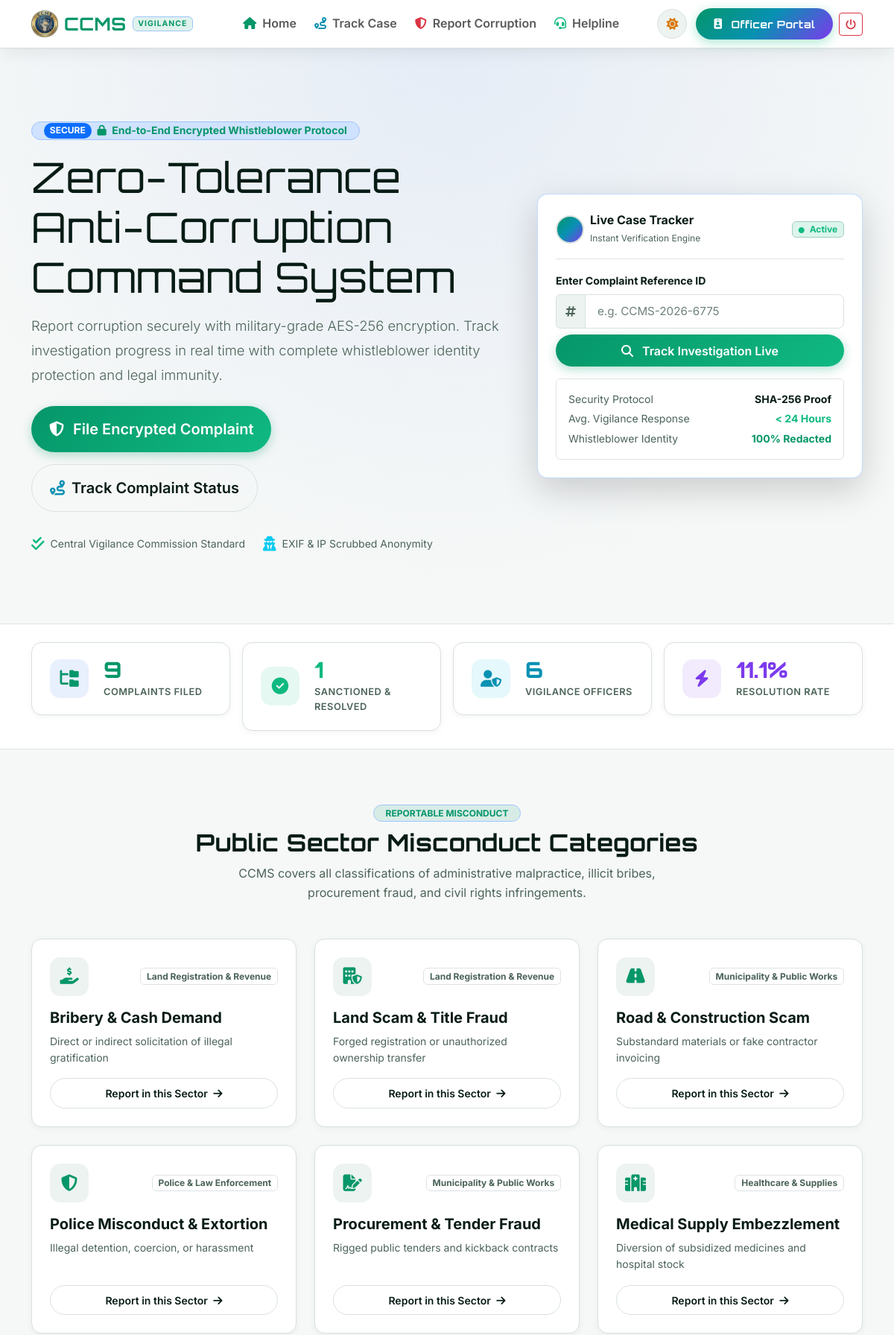
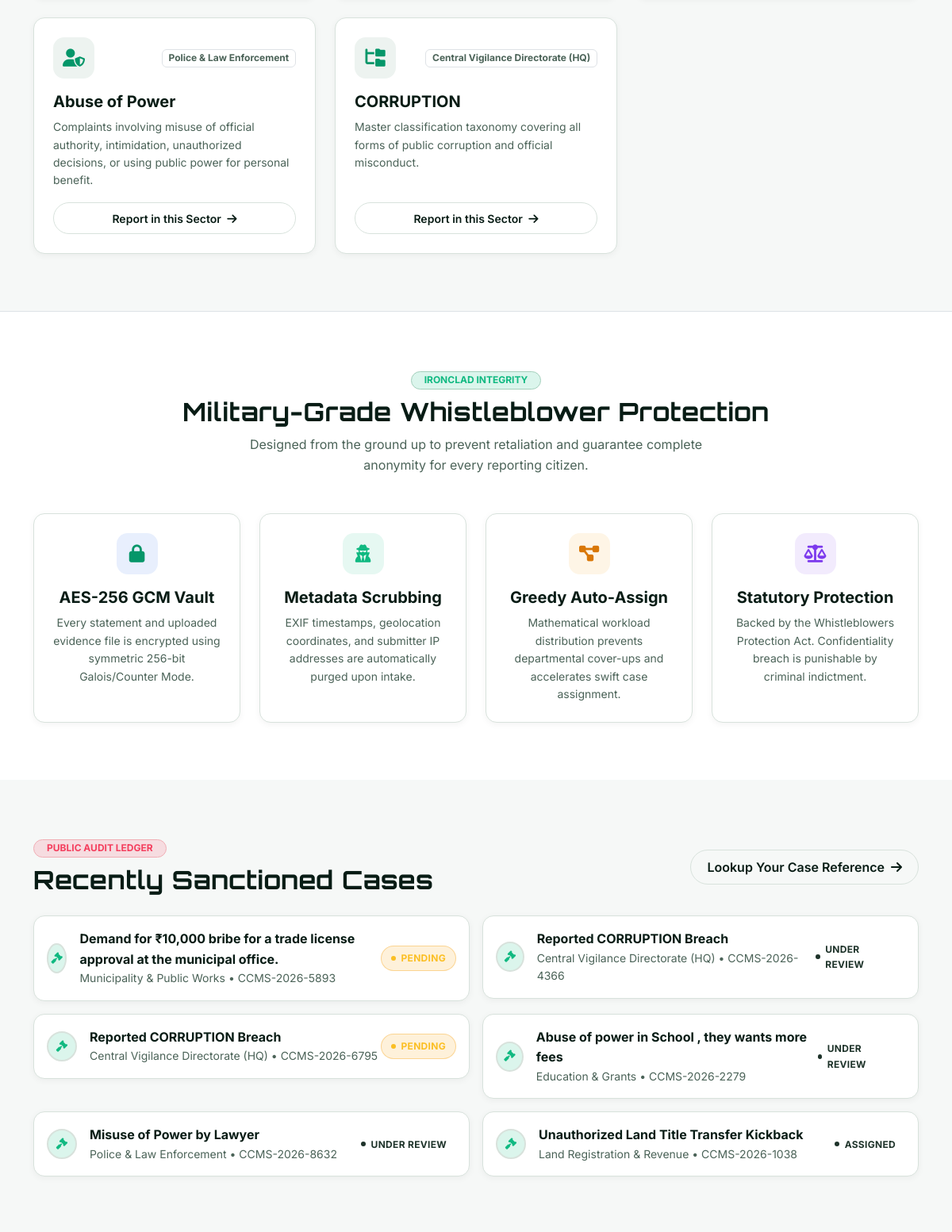
Screenshot of / (signed in, upper part) with the database file from the repository (2 pictures, top to bottom).
### tables this page shows
CREATE TABLE categories (
            category_id TEXT PRIMARY KEY,
            name TEXT NOT NULL,
            icon TEXT DEFAULT 'fa-hand-holding-dollar',
            dept TEXT NOT NULL,
            description TEXT
        );

CREATE TABLE complaints (
            complaint_id TEXT PRIMARY KEY,
            user_id INTEGER NOT NULL,
            complaint_title TEXT NOT NULL,
            misconduct_category TEXT NOT NULL,
            sector TEXT NOT NULL,
            incident_date TEXT NOT NULL,
            incident_time TEXT,
            location TEXT NOT NULL,
            description TEXT NOT NULL,
            anonymous_mode INTEGER DEFAULT 0,
            severity TEXT DEFAULT 'Medium',
            evidence_file TEXT,
            complaint_status TEXT DEFAULT 'Pending',
            assigned_officer TEXT,
            assigned_officer_id TEXT,
            investigation_notes TEXT,
            rating INTEGER,
            feedback TEXT,
            created_at DATETIME DEFAULT CURRENT_TIMESTAMP,
            updated_at DATETIME DEFAULT CURRENT_TIMESTAMP
        );

### app.py (the view)
@app.route("/")
def home():
    total_complaints = db.query_db("SELECT COUNT(*) as count FROM complaints", one=True)["count"]
    resolved_complaints = db.query_db("SELECT COUNT(*) as count FROM complaints WHERE complaint_status IN ('Resolved', 'Closed')", one=True)["count"]
    total_officers = db.query_db("SELECT COUNT(*) as count FROM officers", one=True)["count"]
    total_citizens = db.query_db("SELECT COUNT(*) as count FROM users", one=True)["count"]
    res_rate = 0
    if total_complaints > 0:
        res_rate = round((resolved_complaints / total_complaints) * 100, 1)
    stats = {
        "total_complaints": total_complaints,
        "resolved_complaints": resolved_complaints,
        "total_officers": total_officers,
        "total_citizens": total_citizens,
        "resolution_rate": res_rate
    }
    categories = db.query_db("SELECT * FROM categories")
    recent_cases = db.query_db("SELECT * FROM complaints ORDER BY created_at DESC LIMIT 6")
    return render_template("public/index.html", stats=stats, categories=categories, recent_cases=recent_cases)

### db.py (called while the page is built)
def dict_factory(cursor, row):
    d = {}
    for idx, col in enumerate(cursor.description):
        d[col[0]] = row[idx]
    return d

def get_db_connection():
    conn = sqlite3.connect(DB_PATH, timeout=20.0, check_same_thread=False)
    conn.row_factory = dict_factory
    conn.execute("PRAGMA journal_mode=WAL;")
    return conn

def _normalize_query(query, args):
    if "ON DUPLICATE KEY UPDATE" in query.upper() and "system_settings" in query.lower():
        query = "INSERT OR REPLACE INTO system_settings (setting_key, setting_value) VALUES (?, ?)"
        if len(args) == 3:
            args = (args[0], args[1])
        return query, args
    normalized_query = query.replace("%s", "?")
    return normalized_query, args

def query_db(query, args=(), one=False):
    normalized_query, normalized_args = _normalize_query(query, args)
    conn = get_db_connection()
    try:
        cursor = conn.cursor()
        cursor.execute(normalized_query, normalized_args)
        result = cursor.fetchall()
        return (result[0] if result else None) if one else result
    finally:
        conn.close()

### templates/public/index.html (shortened to what this page needs)
{% extends 'base.html' %}
{% block content %}
<section class="py-5 position-relative overflow-hidden"
  style="background: radial-gradient(circle at 50% 0%, rgba(37,99,235,0.08) 0%, var(--bg-primary) 75%);">
  <div class="container py-lg-5">
    <div class="row align-items-center g-5">
      <div class="col-lg-7">
        <div
          class="d-inline-flex align-items-center gap-2 px-3 py-1.5 rounded-pill mb-3 bg-primary-subtle border border-primary-subtle">
          <span class="badge bg-primary rounded-pill">SECURE</span>
          <span class="small fw-bold text-primary"><i class="fas fa-lock me-1"></i> End-to-End Encrypted Whistleblower
            Protocol</span>
        </div>
        <h1 class="display-4 fw-black mb-3 text-heading brand-font" data-i18n="hero_title">
          Zero-Tolerance Anti-Corruption Command System
        </h1>
        <p class="lead text-muted mb-4" data-i18n="hero_sub" style="font-size: 1.15rem; line-height: 1.8;">
          Report corruption securely with military-grade AES-256 encryption. Track investigation progress in real time
          with complete whistleblower identity protection and legal immunity.
        </p>
        <div class="d-flex flex-wrap gap-3 mb-4">
          <a href="{{ url_for('file_complaint') }}" class="btn btn-brand btn-lg px-4 py-3">
            <i class="fas fa-shield-halved me-1"></i> <span data-i18n="file_btn">File Encrypted Complaint</span>
          </a>
          <a href="{{ url_for('track_complaint') }}" class="btn btn-outline-custom btn-lg px-4 py-3">
            <i class="fas fa-route me-1 text-cyan"></i> <span data-i18n="track_btn">Track Complaint Status</span>
          </a>
        </div>
        <div class="d-flex flex-wrap align-items-center gap-4 text-muted small pt-2">
          <div class="d-flex align-items-center gap-2">
            <i class="fas fa-check-double text-emerald fs-5"></i>
            <span>Central Vigilance Commission Standard</span>
          </div>
          <div class="d-flex align-items-center gap-2">
            <i class="fas fa-user-secret text-info fs-5"></i>
            <span>EXIF &amp; IP Scrubbed Anonymity</span>
          </div>
        </div>
      </div>
      <div class="col-lg-5">
        <div class="ccms-card p-4 glass-panel shadow-lg border-primary border-opacity-25 position-relative">
          <div class="d-flex align-items-center justify-content-between pb-3 mb-3 border-bottom">
            <div class="d-flex align-items-center gap-2">
              <div class="user-avatar-circle" style="background:var(--gradient-cyber);">
              </div>
              <div>
                <h6 class="fw-bold mb-0 text-heading">Live Case Tracker</h6>
                <span class="text-muted" style="font-size:0.75rem;">Instant Verification Engine</span>
              </div>
            </div>
            <span class="badge bg-success-subtle text-success border border-success-subtle"><i
                class="fas fa-circle me-1" style="font-size:0.5rem;"></i> Active</span>
          </div>
          <form action="{{ url_for('track_complaint') }}" method="GET" class="mb-3">
            <label class="form-label small fw-bold text-heading">Enter Complaint Reference ID</label>
            <div class="input-group mb-2">
              <span class="input-group-text bg-subtle border-end-0 text-muted"><i class="fas fa-hashtag"></i></span>
              <input type="text" name="id" class="form-control border-start-0" placeholder="e.g. CCMS-2026-6775"
                required>
            </div>
            <button type="submit" class="btn btn-brand w-100 justify-content-center py-2.5">
              <i class="fas fa-magnifying-glass me-1"></i> Track Investigation Live
            </button>
          </form>
          <div class="p-3 rounded bg-subtle border">
            <div class="d-flex align-items-center justify-content-between text-muted small mb-1">
              <span>Security Protocol</span>
              <span class="fw-bold text-heading">SHA-256 Proof</span>
            </div>
            <div class="d-flex align-items-center justify-content-between text-muted small mb-1">
              <span>Avg. Vigilance Response</span>
              <span class="fw-bold text-emerald">&lt; 24 Hours</span>
            </div>
            <div class="d-flex align-items-center justify-content-between text-muted small">
              <span>Whistleblower Identity</span>
              <span class="fw-bold text-primary">100% Redacted</span>
            </div>
          </div>
        </div>
      </div>
    </div>
  </div>
</section>
<section class="py-4 border-top border-bottom" style="background: var(--bg-surface);">
  <div class="container">
    <div class="row g-3">
      <div class="col-6 col-lg-3">
        <div class="stat-card">
          <div class="stat-icon" style="background: rgba(37,99,235,0.1); color: var(--primary);">
            <i class="fas fa-folder-tree"></i>
          </div>
          <div>
            <div class="stat-val text-primary">{{ stats.total_complaints }}</div>
            <div class="stat-label" data-i18n="stats_total">Complaints Filed</div>
          </div>
        </div>
      </div>
      <div class="col-6 col-lg-3">
        <div class="stat-card">
          <div class="stat-icon" style="background: rgba(16,185,129,0.1); color: var(--accent-emerald);">
            <i class="fas fa-circle-check"></i>
          </div>
          <div>
            <div class="stat-val text-emerald" style="color:var(--accent-emerald);">{{ stats.resolved_complaints }}
            </div>
            <div class="stat-label" data-i18n="stats_resolved">Sanctioned &amp; Resolved</div>
          </div>
        </div>
      </div>
      <div class="col-6 col-lg-3">
        <div class="stat-card">
          <div class="stat-icon" style="background: rgba(6,182,212,0.1); color: var(--accent-cyan);">
            <i class="fas fa-user-shield"></i>
          </div>
          <div>
            <div class="stat-val" style="color:var(--accent-cyan);">{{ stats.total_officers }}</div>
            <div class="stat-label" data-i18n="stats_officers">Vigilance Officers</div>
          </div>
        </div>
      </div>
      <div class="col-6 col-lg-3">
        <div class="stat-card">
          <div class="stat-icon" style="background: rgba(124,58,237,0.1); color: var(--accent-violet);">
            <i class="fas fa-bolt"></i>
          </div>
          <div>
            <div class="stat-val" style="color:var(--accent-violet);">{{ stats.resolution_rate }}%</div>
            <div class="stat-label" data-i18n="stats_rate">Resolution Rate</div>
          </div>
        </div>
      </div>
    </div>
  </div>
</section>
<section class="py-5">
  <div class="container py-lg-4">
    <div class="text-center mb-5">
      <span
        class="badge bg-primary-subtle text-primary border border-primary-subtle px-3 py-1.5 rounded-pill mb-2 fw-bold">REPORTABLE
        MISCONDUCT</span>
      <h2 class="fw-bold brand-font text-heading">Public Sector Misconduct Categories</h2>
      <p class="text-muted mx-auto" style="max-width: 650px;">
        CCMS covers all classifications of administrative malpractice, illicit bribes, procurement fraud, and civil
        rights infringements.
      </p>
    </div>
    <div class="row g-4">
      {% for cat in categories %}
      <div class="col-md-6 col-lg-4">
        <div class="ccms-card ccms-card-interactive h-100 d-flex flex-column justify-content-between">
          <div>
            <div class="d-flex align-items-center justify-content-between mb-3">
              <div class="stat-icon" style="background: var(--bg-subtle); color: var(--primary);">
                <i class="fas {{ cat.icon }}"></i>
              </div>
              <span class="badge bg-subtle text-muted border">{{ cat.dept }}</span>
            </div>
            <h5 class="fw-bold text-heading mb-2">{{ cat.name }}</h5>
            <p class="text-muted small mb-3">{{ cat.description }}</p>
          </div>
          <a href="{{ url_for('file_complaint') }}?category={{ cat.name }}"
            class="btn btn-sm btn-outline-custom w-100 text-center">
            Report in this Sector <i class="fas fa-arrow-right ms-1"></i>
          </a>
        </div>
      </div>
      {% endfor %}
    </div>
  </div>
</section>
<section class="py-5 border-top" style="background: var(--bg-surface);">
  <div class="container py-lg-4">
    <div class="text-center mb-5">
      <span
        class="badge bg-emerald-subtle text-success border border-success-subtle px-3 py-1.5 rounded-pill mb-2 fw-bold">IRONCLAD
        INTEGRITY</span>
      <h2 class="fw-bold brand-font text-heading">Military-Grade Whistleblower Protection</h2>
      <p class="text-muted mx-auto" style="max-width: 650px;">
        Designed from the ground up to prevent retaliation and guarantee complete anonymity for every reporting citizen.
      </p>
    </div>
    <div class="row g-4">
      <div class="col-md-6 col-lg-3">
        <div class="ccms-card text-center p-4 h-100">
          <div class="stat-icon mx-auto mb-3" style="background: rgba(37,99,235,0.1); color: var(--primary);">
            <i class="fas fa-lock"></i>
          </div>
          <h5 class="fw-bold text-heading mb-2">AES-256 GCM Vault</h5>
          <p class="text-muted small mb-0">Every statement and uploaded evidence file is encrypted using symmetric 256-bit
            Galois/Counter Mode.</p>
        </div>
      </div>
      <div class="col-md-6 col-lg-3">
        <div class="ccms-card text-center p-4 h-100">
          <div class="stat-icon mx-auto mb-3" style="background: rgba(16,185,129,0.1); color: var(--accent-emerald);">
            <i class="fas fa-user-secret"></i>
          </div>
          <h5 class="fw-bold text-heading mb-2">Metadata Scrubbing</h5>
          <p class="text-muted small mb-0">EXIF timestamps, geolocation coordinates, and submitter IP addresses are automatically
            purged upon intake.</p>
        </div>
      </div>
      <div class="col-md-6 col-lg-3">
        <div class="ccms-card text-center p-4 h-100">
          <div class="stat-icon mx-auto mb-3" style="background: rgba(245,158,11,0.1); color: var(--accent-amber);">
            <i class="fas fa-diagram-project"></i>
          </div>
          <h5 class="fw-bold text-heading mb-2">Greedy Auto-Assign</h5>
          <p class="text-muted small mb-0">Mathematical workload distribution prevents departmental cover-ups and accelerates
            swift case assignment.</p>
        </div>
      </div>
      <div class="col-md-6 col-lg-3">
        <div class="ccms-card text-center p-4 h-100">
          <div class="stat-icon mx-auto mb-3" style="background: rgba(124,58,237,0.1); color: var(--accent-violet);">
            <i class="fas fa-scale-balanced"></i>
          </div>
          <h5 class="fw-bold text-heading mb-2">Statutory Protection</h5>
          <p class="text-muted small mb-0">Backed by the Whistleblowers Protection Act. Confidentiality breach is punishable by
            criminal indictment.</p>
        </div>
      </div>
    </div>
  </div>
</section>
<section class="py-5">
  <div class="container py-lg-4">
    <div class="row align-items-center g-4 mb-4">
      <div class="col-md-8">
        <span
          class="badge bg-danger-subtle text-danger border border-danger-subtle px-3 py-1.5 rounded-pill mb-2 fw-bold">PUBLIC
          AUDIT LEDGER</span>
        <h2 class="fw-bold brand-font text-heading mb-0">Recently Sanctioned Cases</h2>
      </div>
      <div class="col-md-4 text-md-end">
        <a href="{{ url_for('track_complaint') }}" class="btn btn-outline-custom">
          Lookup Your Case Reference <i class="fas fa-arrow-right ms-1"></i>
        </a>
      </div>
    </div>
    <div class="row g-3">
      {% for item in recent_cases %}
      <div class="col-md-6">
        <div class="ccms-card p-3 d-flex align-items-center justify-content-between">
          <div class="d-flex align-items-center gap-3">
            <div class="user-avatar-circle" style="background: rgba(16,185,129,0.15); color: var(--accent-emerald);">
              <i class="fas fa-gavel"></i>
            </div>
            <div>
              <div class="fw-bold text-heading">{{ item.complaint_title }}</div>
              <div class="text-muted small">
                <span>{{ item.sector }}</span> &bull; <span>{{ item.complaint_id }}</span>
              </div>
            </div>
          </div>
          <span class="badge-status {{ item.complaint_status }}">{{ item.complaint_status }}</span>
        </div>
      </div>
      {% endfor %}
    </div>
  </div>
</section>
{% endblock %}

### rows the page displays
categories: dept "Land Registration & Revenue", name "Bribery & Cash Demand", description "Direct or indirect solicitation of illegal gratification"
categories: dept "Land Registration & Revenue", name "Land Scam & Title Fraud", description "Forged registration or unauthorized ownership transfer"
categories: dept "Municipality & Public Works", name "Road & Construction Scam", description "Substandard materials or fake contractor invoicing"
categories: dept "Police & Law Enforcement", name "Police Misconduct & Extortion", description "Illegal detention, coercion, or harassment"
categories: dept "Municipality & Public Works", name "Procurement & Tender Fraud", description "Rigged public tenders and kickback contracts"
categories: dept "Healthcare & Supplies", name "Medical Supply Embezzlement", description "Diversion of subsidized medicines and hospital stock"
categories: dept "Police & Law Enforcement", name "Abuse of Power", description "Complaints involving misuse of official authority, intimidation, unauthorized decisions, or using public power for personal benefit."
categories: dept "Central Vigilance Directorate (HQ)", name "CORRUPTION", description "Master classification taxonomy covering all forms of public corruption and official misconduct."
complaints: complaint_title "Demand for ₹10,000 bribe for a trade license approval at the municipal office.", sector "Municipality & Public Works", complaint_id "CCMS-2026-5893", complaint_status "PENDING"
complaints: complaint_title "Reported CORRUPTION Breach", sector "Central Vigilance Directorate (HQ)", complaint_id "CCMS-2026-4366", complaint_status "UNDER REVIEW"
complaints: complaint_title "Reported CORRUPTION Breach", sector "Central Vigilance Directorate (HQ)", complaint_id "CCMS-2026-6795", complaint_status "PENDING"
complaints: complaint_title "Abuse of power in School , they wants more fees", sector "Education & Grants", complaint_id "CCMS-2026-2279", complaint_status "UNDER REVIEW"
complaints: complaint_title "Misuse of Power by Lawyer", sector "Police & Law Enforcement", complaint_id "CCMS-2026-8632", complaint_status "UNDER REVIEW"
complaints: complaint_title "Unauthorized Land Title Transfer Kickback", sector "Land Registration & Revenue", complaint_id "CCMS-2026-1038", complaint_status "ASSIGNED"

### other values shown
{{ stats.total_complaints }} "9"
{{ stats.resolved_complaints }} "1"
{{ stats.total_officers }} "6"
{{ stats.resolution_rate }} "11.1"
